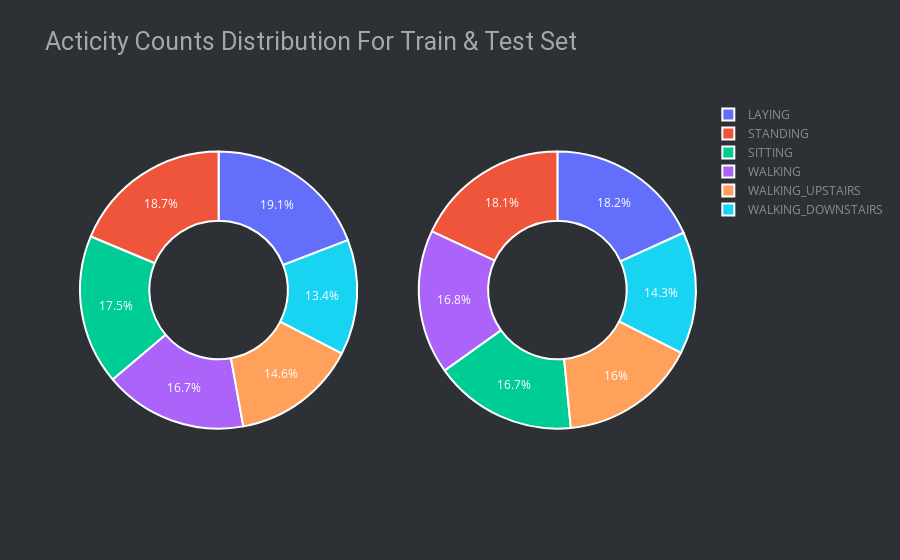

The code cell stored with this chart in its notebook:
### Code cell
# Acticity Counts Distribution For Train & Test Set using pie chart
label_counts_for_train = df_train['Activity'].value_counts()
colors = px.colors.qualitative.Plotly

label_counts_for_test = df_test['Activity'].value_counts()


fig = make_subplots(rows=1, cols=2, specs=[[{'type':'domain'},{'type':'domain'}]])
fig.add_trace(go.Pie(hole=0.5, labels=label_counts_for_train.index, values=label_counts_for_train.values, name="Train Set"), 1, 1)
fig.add_trace(go.Pie(hole=0.5, labels=label_counts_for_test.index, values=label_counts_for_test.values, name="Test Set"), 1, 2)

fig.update_layout(
#     height=450, width=1100,
    title = 'Acticity Counts Distribution For Train & Test Set',
    xaxis = dict(title = 'Activity', tickangle=0, showgrid=False),
    yaxis = dict(title = 'Count', showgrid=False),
    plot_bgcolor='#2d3035', paper_bgcolor='#2d3035',
    title_font=dict(size=25, color='#a5a7ab', family='roboto'),
#     margin=dict(t=80, b=30, l=70, r=40),
    font=dict(color='#8a8d93'))
# graph = go.Figure(data=[graph], layout = layout)
fig.update_traces(textfont=dict(color='#fff'), marker=dict(line=dict(color='#ffffff', width=2)))
fig.show()

### Figure 1 — Plotly figure (JSON) as saved in the notebook; plotly's stock layout.template omitted (floating-point values rounded to 4 significant figures)
{"data": [{"domain": {"x": [0, 0.45], "y": [0, 1]}, "hole": 0.5, "labels": ["LAYING", "STANDING", "SITTING", "WALKING", "WALKING_UPSTAIRS", "WALKING_DOWNSTAIRS"], "marker": {"line": {"color": "#ffffff", "width": 2}}, "name": "Train Set", "textfont": {"color": "#fff"}, "type": "pie", "values": [1407, 1374, 1286, 1226, 1073, 986]}, {"domain": {"x": [0.55, 1], "y": [0, 1]}, "hole": 0.5, "labels": ["LAYING", "STANDING", "WALKING", "SITTING", "WALKING_UPSTAIRS", "WALKING_DOWNSTAIRS"], "marker": {"line": {"color": "#ffffff", "width": 2}}, "name": "Test Set", "textfont": {"color": "#fff"}, "type": "pie", "values": [537, 532, 496, 491, 471, 420]}], "layout": {"font": {"color": "#8a8d93"}, "paper_bgcolor": "#2d3035", "plot_bgcolor": "#2d3035", "title": {"font": {"color": "#a5a7ab", "family": "roboto", "size": 25}, "text": "Acticity Counts Distribution For Train & Test Set"}, "xaxis": {"showgrid": false, "tickangle": 0, "title": {"text": "Activity"}}, "yaxis": {"showgrid": false, "title": {"text": "Count"}}}}
